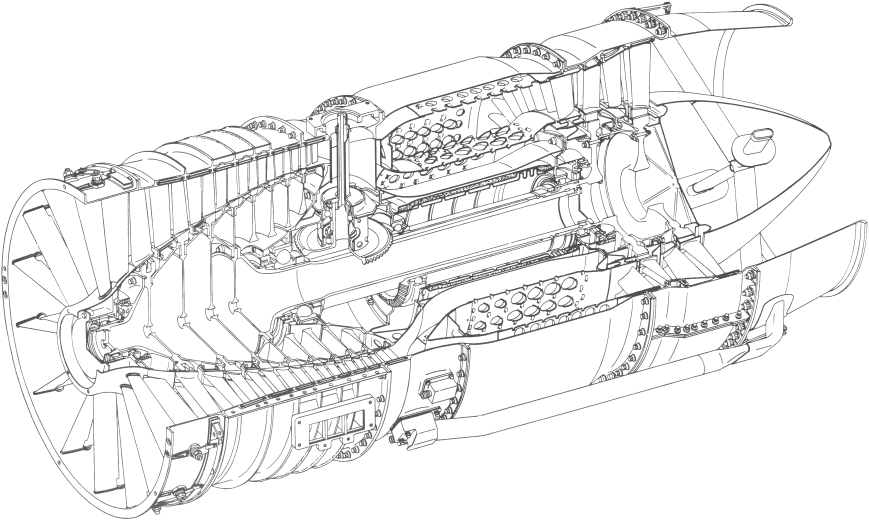
#> input picture kitty/assets/blueprint-src.png, 2607 x 1562 px (shown at 1/3 size)
$ python blur-bg.py blueprint-src.png out.png
#> lines starting #> are read from the running program, lines starting #| are printed output that depends on the picture
#!/usr/bin/env python3
"""Bake a kitty background image: crop-to-fill 2560x1440, Gaussian-blur, darken.

Usage:
    blur-bg.py [SOURCE_IMAGE] [OUTPUT_PNG]

If SOURCE_IMAGE is omitted or cannot be opened, a procedural neon "cyberpunk"
gradient is generated instead, so this always produces a usable output. Tuning
knobs are the constants below. Requires only Pillow (no ImageMagick).
"""
import sys
import random

from PIL import Image, ImageFilter, ImageEnhance, ImageDraw

WIDTH, HEIGHT = 2560, 1440
BLUR_RADIUS = 14
BRIGHTNESS = 0.70  # <1 darkens so terminal text stays readable
DEFAULT_OUT = f"{__import__('os').path.expanduser('~')}/.config/kitty/assets/cyberpunk-blur.png"

# tokyonight-night accents, for the procedural fallback
NEON = [(122, 162, 247), (187, 154, 247), (125, 207, 255), (247, 118, 142)]
BASE = (10, 10, 22)


def cover_crop(im):
    """Scale to fill WIDTHxHEIGHT then center-crop (CSS background-size: cover)."""
    im = im.convert("RGB")
    sw, sh = im.size
#> sw = 2607; sh = 1562
    scale = max(WIDTH / sw, HEIGHT / sh)
#> scale = 0.982
    new = (max(1, round(sw * scale)), max(1, round(sh * scale)))
#> new = (2560, 1534)
    im = im.resize(new, Image.Resampling.LANCZOS)
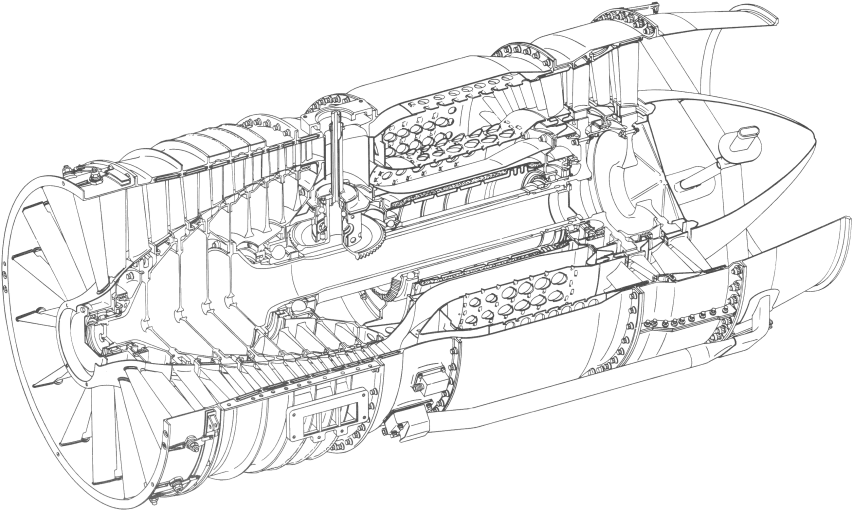
#> im: PIL image 2560x1534 RGB (shown at 1/3 size); min 31, max 255, mean 238.4
    left = (im.width - WIDTH) // 2
#> left = 0
    top = (im.height - HEIGHT) // 2
#> top = 47
    return im.crop((left, top, left + WIDTH, top + HEIGHT))
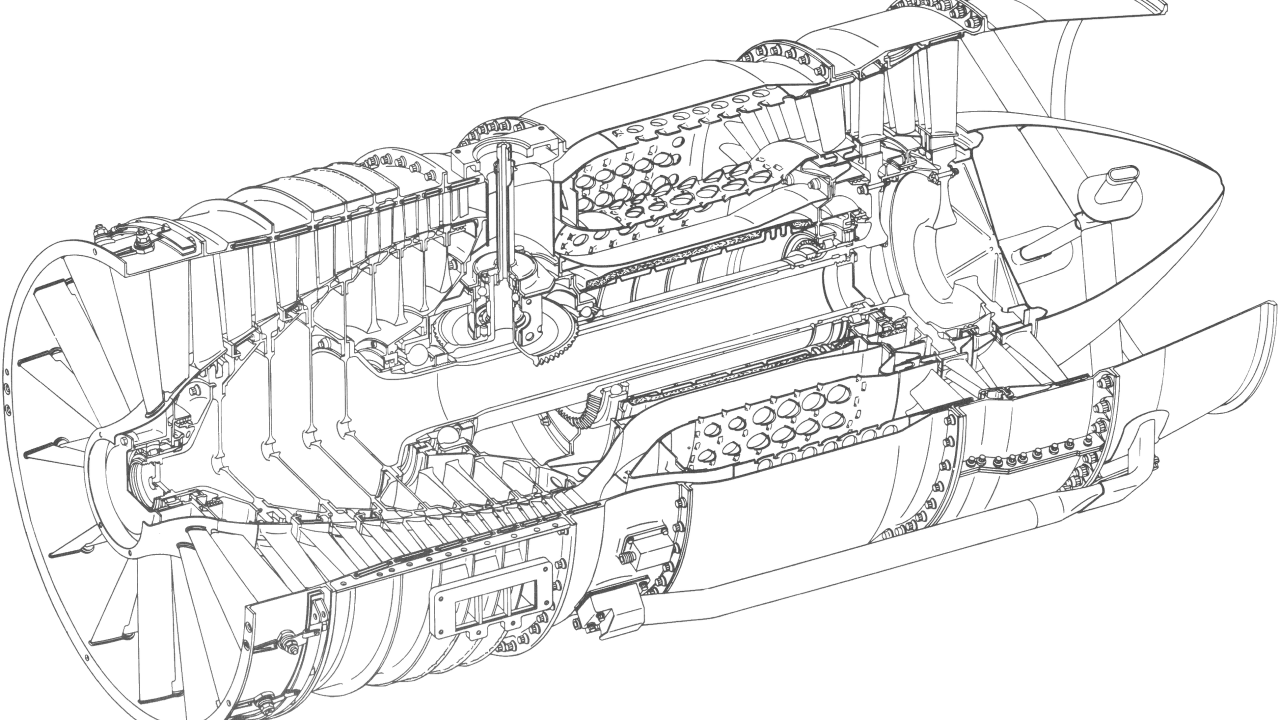
#> returned value: PIL image 2560x1440 RGB (shown at 1/2 size); min 31, max 255, mean 237.5


def generate_procedural():
    """Dark base with blurred neon vertical light streaks -> cyberpunk bokeh."""
    rng = random.Random(1989)  # fixed seed => reproducible
    im = Image.new("RGB", (WIDTH, HEIGHT), BASE)  # type: ignore[arg-type]
    # vertical gradient: slightly lighter toward the bottom (city glow)
    top_c, bot_c = (8, 8, 18), (22, 18, 38)
    for y in range(HEIGHT):
        t = y / HEIGHT
        row = tuple(round(top_c[i] + (bot_c[i] - top_c[i]) * t) for i in range(3))
        ImageDraw.Draw(im).line([(0, y), (WIDTH, y)], fill=row)
    draw = ImageDraw.Draw(im, "RGBA")
    for _ in range(70):
        x = rng.randint(0, WIDTH)
        w = rng.randint(4, 26)
        h = rng.randint(120, HEIGHT)
        y = rng.randint(0, HEIGHT - 60)
        r, g, b = rng.choice(NEON)
        draw.rectangle([x, y, x + w, y + h], fill=(r, g, b, rng.randint(60, 150)))
    # soft round "signage" glows
    for _ in range(40):
        x, y = rng.randint(0, WIDTH), rng.randint(0, HEIGHT)
        rad = rng.randint(8, 40)
        r, g, b = rng.choice(NEON)
        draw.ellipse([x - rad, y - rad, x + rad, y + rad], fill=(r, g, b, rng.randint(40, 110)))
    return im.filter(ImageFilter.GaussianBlur(28))


def main():
    src = sys.argv[1] if len(sys.argv) > 1 else None
    out = sys.argv[2] if len(sys.argv) > 2 else DEFAULT_OUT
    im = None
    if src:
        try:
            im = cover_crop(Image.open(src))
        except Exception as exc:  # noqa: BLE001 - any failure -> procedural
            print(f"source unusable ({exc}); generating procedurally", file=sys.stderr)
    if im is None:
        im = generate_procedural()
    im = im.filter(ImageFilter.GaussianBlur(BLUR_RADIUS))
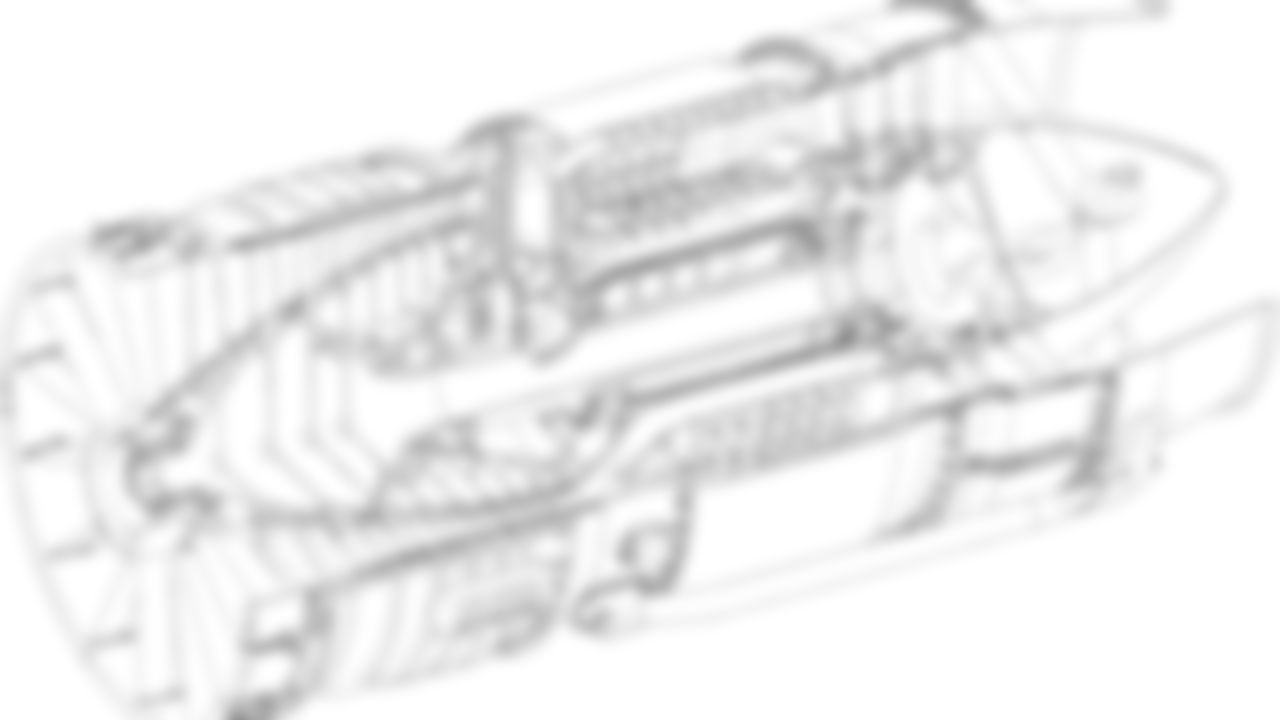
#> im: PIL image 2560x1440 RGB (shown at 1/2 size); min 147, max 255, mean 237.5
    im = ImageEnhance.Brightness(im).enhance(BRIGHTNESS)
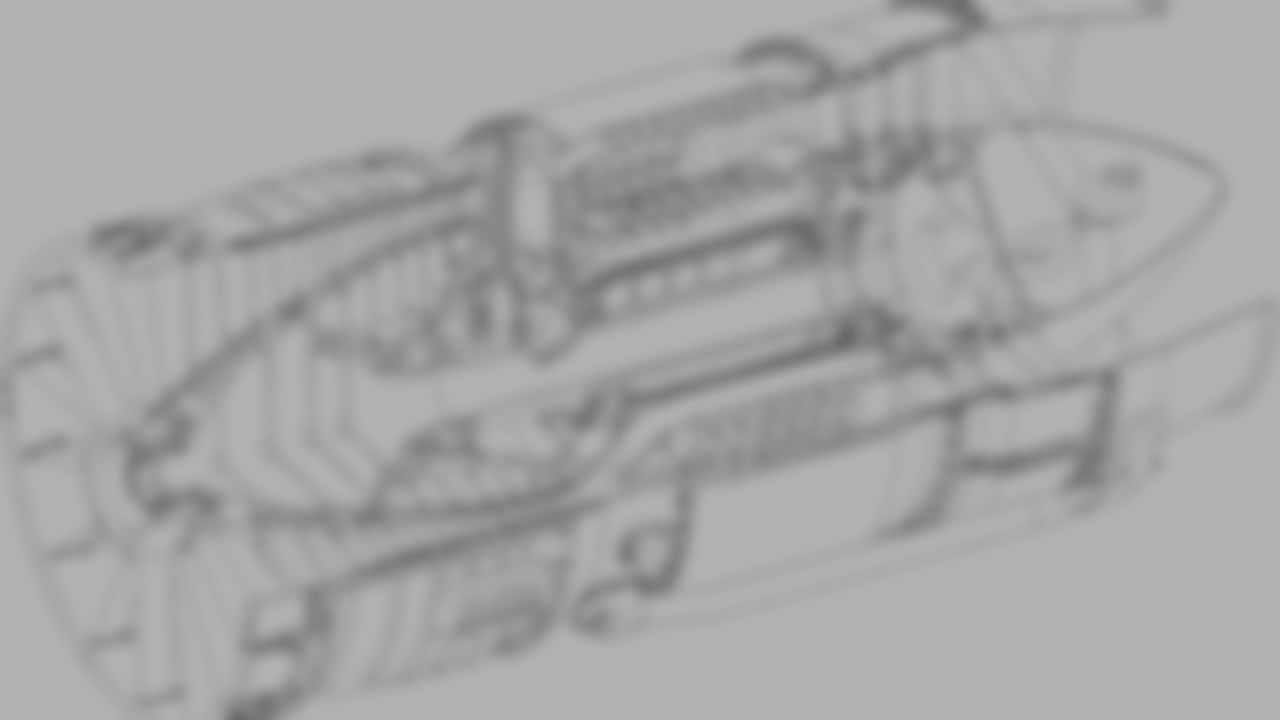
#> im: PIL image 2560x1440 RGB (shown at 1/2 size); min 102, max 178, mean 165.8
    im.save(out, "PNG")
    print(f"WROTE {out} ({im.width}x{im.height})")
#| WROTE out.png (2560x1440)


if __name__ == "__main__":
    main()
